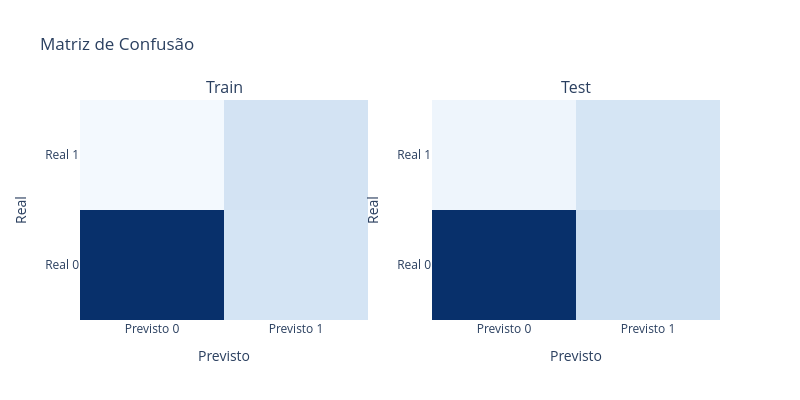

The cell this chart's notebook holds for it:
### Markdown cell above
### Matriz de Confusão

### Code cell
evaluator.plot_confusion(
    splits=["train",'test']
    )

### Figure 1 — Plotly figure (JSON) as saved in the notebook; plotly's stock layout.template omitted (floating-point values rounded to 4 significant figures)
{"data": [{"colorscale": [[0, "rgb(247,251,255)"], [0.125, "rgb(222,235,247)"], [0.25, "rgb(198,219,239)"], [0.375, "rgb(158,202,225)"], [0.5, "rgb(107,174,214)"], [0.625, "rgb(66,146,198)"], [0.75, "rgb(33,113,181)"], [0.875, "rgb(8,81,156)"], [1, "rgb(8,48,107)"]], "showscale": false, "type": "heatmap", "x": ["Previsto 0", "Previsto 1"], "xaxis": "x", "y": ["Real 0", "Real 1"], "yaxis": "y", "z": [[11973, 2108], [217, 2202]], "zmax": 11973, "zmin": 0}, {"colorscale": [[0, "rgb(247,251,255)"], [0.125, "rgb(222,235,247)"], [0.25, "rgb(198,219,239)"], [0.375, "rgb(158,202,225)"], [0.5, "rgb(107,174,214)"], [0.625, "rgb(66,146,198)"], [0.75, "rgb(33,113,181)"], [0.875, "rgb(8,81,156)"], [1, "rgb(8,48,107)"]], "showscale": false, "type": "heatmap", "x": ["Previsto 0", "Previsto 1"], "xaxis": "x2", "y": ["Real 0", "Real 1"], "yaxis": "y2", "z": [[10422, 2321], [488, 1769]], "zmax": 10422, "zmin": 0}], "layout": {"annotations": [{"font": {"size": 16}, "showarrow": false, "text": "Train", "x": 0.225, "xanchor": "center", "xref": "paper", "y": 1, "yanchor": "bottom", "yref": "paper"}, {"font": {"size": 16}, "showarrow": false, "text": "Test", "x": 0.775, "xanchor": "center", "xref": "paper", "y": 1, "yanchor": "bottom", "yref": "paper"}], "height": 400, "title": {"text": "Matriz de Confusão"}, "width": 800, "xaxis": {"anchor": "y", "domain": [0, 0.45], "title": {"text": "Previsto"}}, "xaxis2": {"anchor": "y2", "domain": [0.55, 1], "title": {"text": "Previsto"}}, "yaxis": {"anchor": "x", "domain": [0, 1], "title": {"text": "Real"}}, "yaxis2": {"anchor": "x2", "domain": [0, 1], "title": {"text": "Real"}}}}
